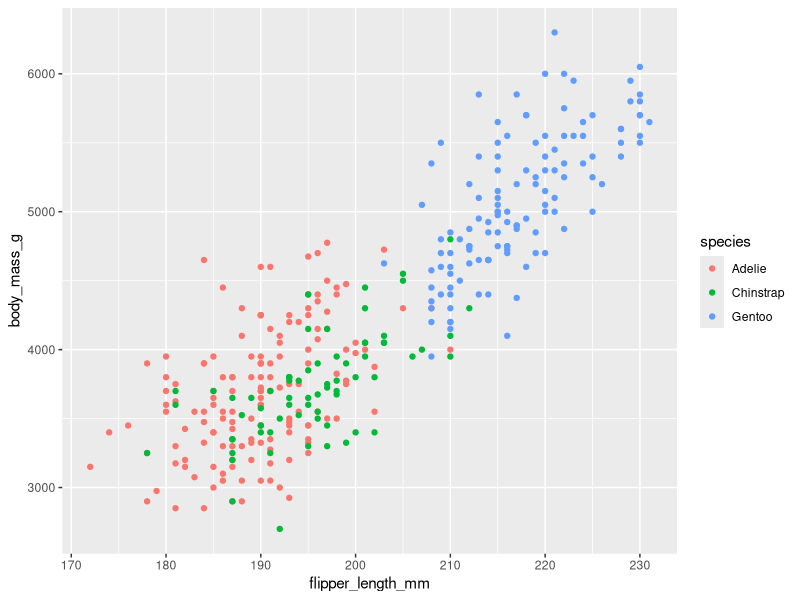

Reproduce this figure in R.
# DTA250 - Fall 2023
# Jasser Jasser (JJ)

# Introduction to RStudio ----

#TODO
# Write your name below


# The code below is to give you a peek at the capabilities of R.
# I do not expect you to understand this code at all.
# Imagine yourself watching a trailer of a movie.
# The Exorcist trailer (https://youtu.be/jyW5YXDcIGs?si=ZNTVgGBLd1THoa1N)
# is perhaps the best at capturing the feel and premise of the movie without
# revealing much about the story. (Be careful, this trailer is disturbing)

install.packages("palmerpenguins")
install.packages("tidyverse")

library(ggplot2)
library(palmerpenguins)

ggplot(
  data = penguins,
  mapping = aes(x = flipper_length_mm,
                y = body_mass_g,
                color = species)
) +
  geom_point()

